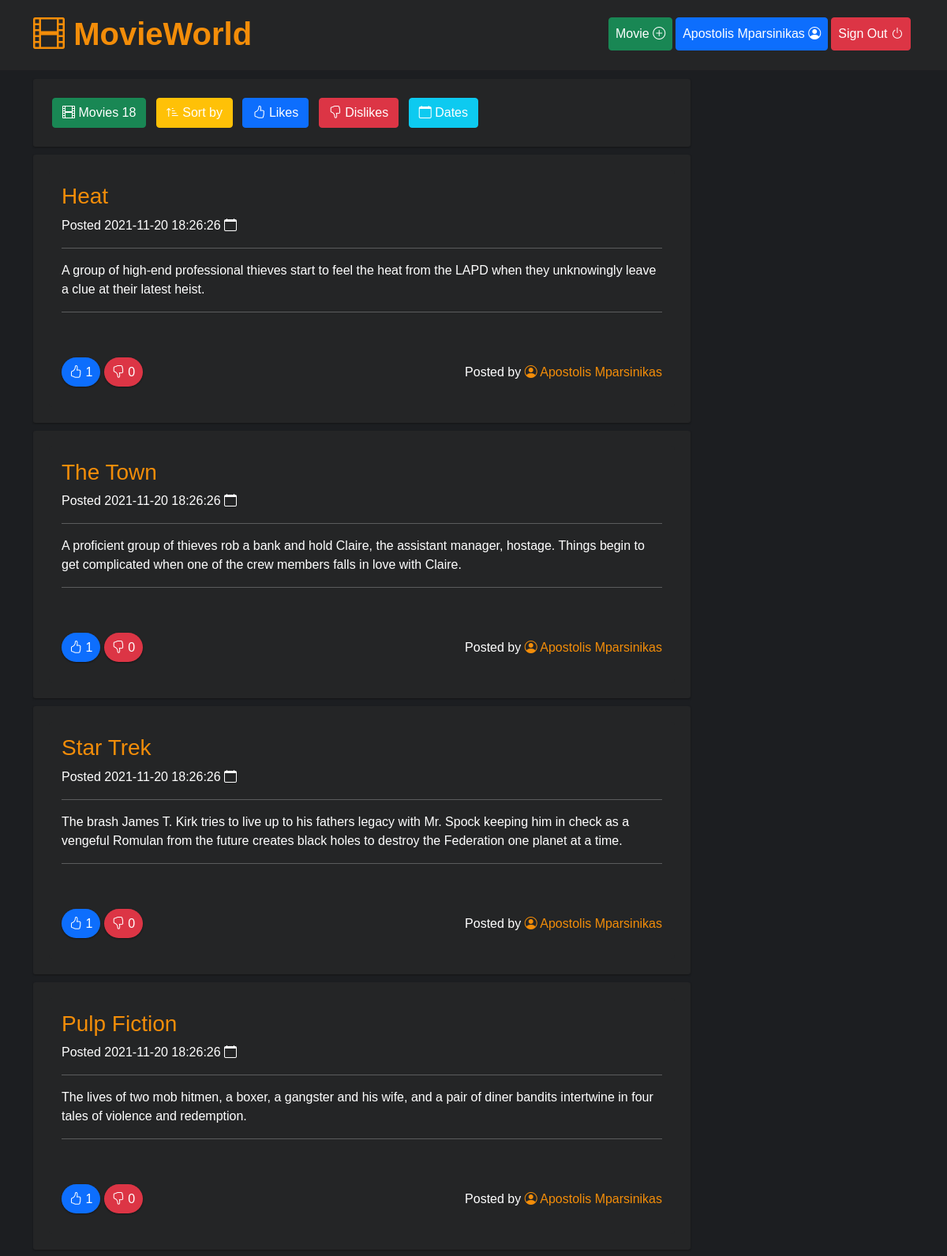
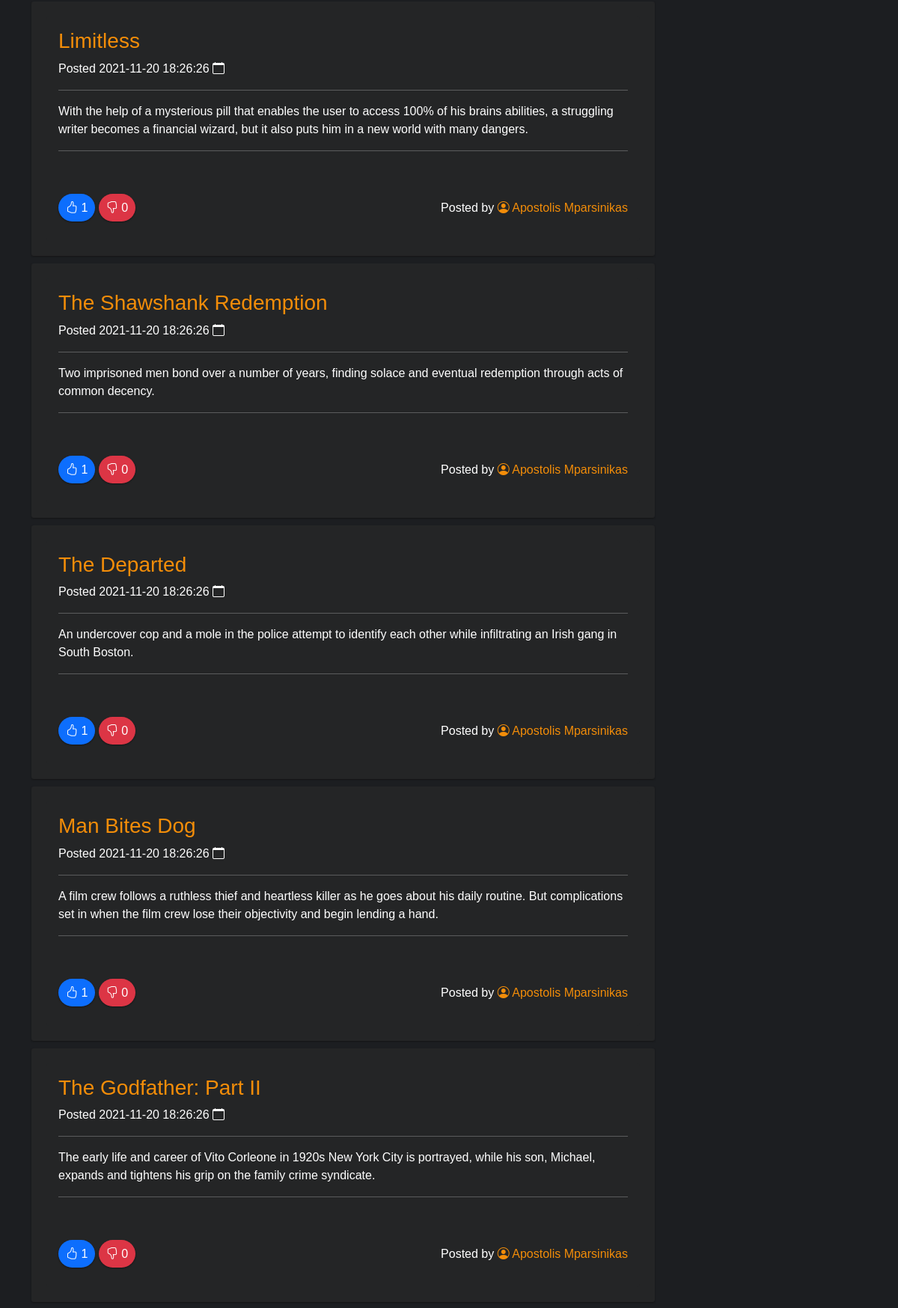
The app's page /app/public/index.php?sort=dislikes (signed in, upper part) with its own data (2 pictures, top to bottom).
### tables this page shows
CREATE TABLE `ratings` (
	`id` INT NOT NULL AUTO_INCREMENT,
	`rating` INT NOT NULL,
	`user_id` INT NOT NULL,
	`movie_id` INT NOT NULL,
	`created` DATETIME DEFAULT CURRENT_TIMESTAMP,
	`updated` DATETIME DEFAULT CURRENT_TIMESTAMP,
    FOREIGN KEY (user_id) REFERENCES users (id) ON DELETE CASCADE ON UPDATE CASCADE,
    FOREIGN KEY (movie_id) REFERENCES movies (id) ON DELETE CASCADE ON UPDATE CASCADE,
	PRIMARY KEY (`id`)
);

CREATE TABLE `movies` (
	`id` INT NOT NULL AUTO_INCREMENT,
	`title` VARCHAR(240) NOT NULL,
	`description` VARCHAR(240) NOT NULL,
    `user_id` INT NOT NULL,
	`created` DATETIME DEFAULT CURRENT_TIMESTAMP,
	`updated` DATETIME DEFAULT CURRENT_TIMESTAMP,
    FOREIGN KEY (user_id) REFERENCES users (id) ON DELETE CASCADE ON UPDATE CASCADE,
	PRIMARY KEY (`id`)
);

### app/public/index.php (the view, shortened to what this page needs)
<?php
require_once "config.php";
$sort = $_GET["sort"] ?? null;
if ($sort === "likes") {
  $sql_movies = "SELECT * FROM movies INNER JOIN ratings ON movies.id = ratings.movie_id WHERE ratings.rating != 0 GROUP BY movies.id ORDER BY ratings.movie_id ASC";
} elseif ($sort === "dislikes") {
  $sql_movies = "SELECT * FROM movies INNER JOIN ratings ON movies.id = ratings.movie_id WHERE ratings.rating != 0 GROUP BY movies.id ORDER BY ratings.movie_id DESC";
} else {
  $sql_movies = 'SELECT * FROM movies ORDER BY updated DESC';
}
$sql_users = 'SELECT id, fullname, username FROM users';
$sql_total_movies = 'SELECT COUNT(*) FROM movies';
$total_movies = $pdo->query($sql_total_movies)->fetchColumn();
$usernames = array();
foreach ($pdo->query($sql_users) as $row) {
  $usernames[$row['id']] = $row['fullname'];
}
include 'header.php';
?>
<main>
  <div class="container">
    <div class="row g-3">
      <div class="col-lg-9 col-12">
        <div class="movies-info">
          <button class="btn btn-success m-1" onclick="(e)=>e.preventDefault();"><i class="bi bi-film"></i> Movies <?php print $total_movies ?></button>
          <button class="btn btn-warning m-1 text-white" onclick="(e)=>e.preventDefault();"><i class="bi bi-sort-up-alt"></i> Sort by</button>
          <a class="btn btn-primary m-1" href="index.php?sort=likes"><i class="bi bi-hand-thumbs-up"></i> Likes</a>
          <a class="btn btn-danger m-1" href="index.php?sort=dislikes"><i class="bi bi-hand-thumbs-down"></i> Dislikes</a>
          <a class="btn btn-info text-white m-1" href="/"><i class="bi bi-calendar"></i> Dates</a>
        </div>
        <?php
        foreach ($pdo->query($sql_movies) as $row) {
          if ($sort === "likes" || $sort === "dislikes") {
            $sql_likes = 'SELECT COUNT(*) FROM ratings WHERE movie_id=' . $row['movie_id'] . ' AND rating = 1';
            $sql_dislikes = 'SELECT COUNT(*) FROM ratings WHERE movie_id=' . $row['movie_id'] . ' AND rating = -1';
          } else {
            $sql_likes = 'SELECT COUNT(*) FROM ratings WHERE movie_id=' . $row['id'] . ' AND rating = 1';
            $sql_dislikes = 'SELECT COUNT(*) FROM ratings WHERE movie_id=' . $row['id'] . ' AND rating = -1';
          }
          try {
            $likes = $pdo->query($sql_likes)->fetchColumn();
          } catch (PDOException $e) {
            $likes = 0;
          }
          try {
            $dislikes = $pdo->query($sql_dislikes)->fetchColumn();
          } catch (PDOException $e) {
            $dislikes = 0;
          }
          print '<div class="movie-texture">';
          print '<div class="card bg-very-dark">';
          print '<div class="card-body">';
          print '<h3 class="card-title">' . $row['title'] . '</h3>';
          print '<p>Posted ' . $row['updated'] . ' <i class="bi bi-calendar"></i></p>';
          print '<hr />';
          print '<p class="card-text">' . $row['description'] . '</p>';
          print '<hr />';
          print '<p>';
          print '<br /><br />';
          print '<span class="like"><i class="bi bi-hand-thumbs-up"></i> ' . $likes . '</span> ';
          print '<span class="dislike"><i class="bi bi-hand-thumbs-down"></i> ' . $dislikes . '</span>';
          print '<span style="float:right">';
          print 'Posted by <a class="postedby" href="#"><i class="bi bi-person-circle"></i> ' . $usernames[$row['user_id']] . '</a>';
          print '</span>';
          print '</p>';
          print '</div>';
          print '</div>';
          print '</div>';
        }
        ?>
      </div>
    </div>
  </div>
</main>
<?php include 'footer.php'; ?>

### app/public/assets/css/app.css (style rules this page uses)
* { margin: 0; padding: 0; box-sizing: inherit; }
html { box-sizing: border-box; }
body { background-color: #1c1e21; font-family: 'Robot', sans-serif; color: #fff; }
.bg-very-dark { background-color: #242526; }
.like { padding: 10px; background: #0d6efd; border-radius: 20px; box-shadow: 0 1px 2px #151516; }
.dislike { padding: 10px; background: #dc3545; border-radius: 20px; box-shadow: 0 1px 2px #151516; }
.movies-info { margin: 0px 0; width: 100%; background: #242526; padding: 20px; border-radius: 3px; box-shadow: 0 1px 2px #151516; font-weight: bold; }
.movie-texture { margin: 10px 0; width: 100%; height: auto; background: #242526; padding: 20px; border-radius: 3px; box-shadow: 0 1px 2px #151516; }
.postedby:link, .postedby:visited { color: #f38d09; text-decoration: none; padding-bottom: 4px; border-bottom: 3px solid #242526; transition: border 0.5s ease-in-out; }
.card { border: none; }
.card-title { color: #f38d09; }

### records on screen
ratings: movie.title "Heat", updated "2021-11-20 18:26:26", movie.description "A group of high-end professional thieves start to feel the heat from the LAPD when they unknowingly leave a clue at their latest heist.", likes "1", dislikes "0", user "Apostolis Mparsinikas"
ratings: movie.title "The Town", updated "2021-11-20 18:26:26", movie.description "A proficient group of thieves rob a bank and hold Claire, the assistant manager, hostage. Things begin to get complicated when one of the crew members falls in love with Claire.", likes "1", dislikes "0", user "Apostolis Mparsinikas"
ratings: movie.title "Star Trek", updated "2021-11-20 18:26:26", movie.description "The brash James T. Kirk tries to live up to his fathers legacy with Mr. Spock keeping him in check as a vengeful Romulan from the future creates black holes to destroy the Federation one planet at a time.", likes "1", dislikes "0", user "Apostolis Mparsinikas"
ratings: movie.title "Pulp Fiction", updated "2021-11-20 18:26:26", movie.description "The lives of two mob hitmen, a boxer, a gangster and his wife, and a pair of diner bandits intertwine in four tales of violence and redemption.", likes "1", dislikes "0", user "Apostolis Mparsinikas"
ratings: movie.title "Limitless", updated "2021-11-20 18:26:26", movie.description "With the help of a mysterious pill that enables the user to access 100% of his brains abilities, a struggling writer becomes a financial wizard, but it also puts him in a new world with many dangers.", likes "1", dislikes "0", user "Apostolis Mparsinikas"
ratings: movie.title "The Shawshank Redemption", updated "2021-11-20 18:26:26", movie.description "Two imprisoned men bond over a number of years, finding solace and eventual redemption through acts of common decency.", likes "1", dislikes "0", user "Apostolis Mparsinikas"
ratings: movie.title "The Departed", updated "2021-11-20 18:26:26", movie.description "An undercover cop and a mole in the police attempt to identify each other while infiltrating an Irish gang in South Boston.", likes "1", dislikes "0", user "Apostolis Mparsinikas"
ratings: movie.title "Man Bites Dog", updated "2021-11-20 18:26:26", movie.description "A film crew follows a ruthless thief and heartless killer as he goes about his daily routine. But complications set in when the film crew lose their objectivity and begin lending a hand.", likes "1", dislikes "0", user "Apostolis Mparsinikas"
ratings: movie.title "The Godfather: Part II", updated "2021-11-20 18:26:26", movie.description "The early life and career of Vito Corleone in 1920s New York City is portrayed, while his son, Michael, expands and tightens his grip on the family crime syndicate.", likes "1", dislikes "0", user "Apostolis Mparsinikas"

### other values on screen
$_SESSION['fullname'] "Apostolis Mparsinikas"
$total_movies "18"
